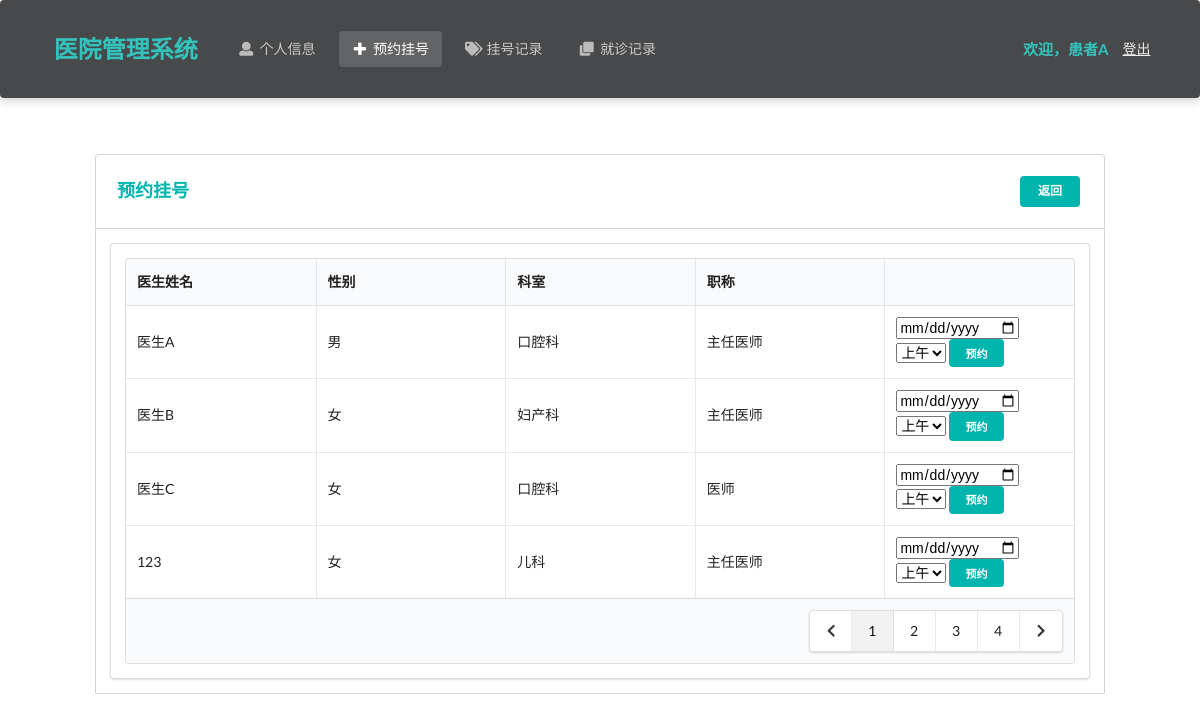
The app's page /patient/makeAppointment (signed in) with its own data.
### Hospital/models.py (models this page shows, shortened)
class Patient(models.Model):
    name = models.CharField(max_length=10)  # 姓名
    password = models.CharField(max_length=32)  # 密码
    gender = models.CharField(max_length=32, choices=gender_choices)  # 性别
    identity_card_no = models.CharField(max_length=32, unique=True)  # 身份证号
    medical_insurance = models.BooleanField()  # 是否有医保
    telephone_no = models.CharField(max_length=32)  # 电话号码
    birth_date = models.DateField()  # 出生日期
    create_time = models.DateTimeField(auto_now_add=True)  # 注册时间

class Doctor(models.Model):
    department_choices = (
        ('Department of Internal Medicine', '内科'),
        ('Department of Surgery', '外科'),
        ('Department of Pediatrics', '儿科'),
        ('Department of Obstetrics and Gynecology', '妇产科'),
        ('Department of Traditional Chinese Medicine', '中医科'),
        ('Department of Dermatology', '皮肤科'),
        ('Department of Oral Medicine', '口腔科')
    )
    title_choices = (
        ('director physician', '主任医师'),
        ('assistant director physician', '副主任医师'),
        ('physician', '医师')
    )
    name = models.CharField(max_length=10)  # 姓名
    password = models.CharField(max_length=32)  # 密码
    gender = models.CharField(max_length=32, choices=gender_choices)  # 性别
    identity_card_no = models.CharField(max_length=32, unique=True)  # 身份证号
    department = models.CharField(max_length=64, choices=department_choices)  # 科室
    title = models.CharField(max_length=64, choices=title_choices)  # 职称
    description = models.TextField(max_length=500, default='暂无简介')  # 简介
    create_time = models.DateTimeField(auto_now_add=True)  # 注册时间

### Hospital/patientViews.py (the view, shortened to what this page needs)
# urls.py: path('patient/makeAppointment', patientViews.makeAppointment),
def makeAppointment(request):
    records = models.Doctor.objects.all()
    patient = models.Patient.objects.get(identity_card_no=request.session['identity_card_no'])
    return render(request, 'patient/makeAppointment.html', locals())

### Hospital/templates/patient/makeAppointment.html (shortened to what this page needs)
<!DOCTYPE html>
<html lang="ch">
<head>
    <link rel="stylesheet" href="https://cdn.jsdelivr.net/semantic-ui/2.2.4/semantic.min.css">
    <link rel="stylesheet" href="../../static/Hospital/css/me.css">
</head>
<body>
    <nav class="ui inverted  segment m-padded-tb-large m-shadow-small m-opacity-mini">
        <div class="ui container">
            <div class="ui inverted secondary stackable menu">
                <h2 class="ui teal header item">医院管理系统</h2>
                <a href="/patient/info" class="m-item item"><i class="user icon"></i>个人信息</a>
                <a href="/patient/makeAppointment" class="active m-item item"><i class="plus icon"></i>预约挂号</a>
                <a href="/patient/appointment" class="m-item item"><i class="tags icon"></i>挂号记录</a>
                <a href="/patient/diagnosis" class="m-item item"><i class="clone icon"></i>就诊记录</a>
                <div class="right m-item item">
                    <h4 class="ui teal header item">欢迎，{{ patient.name }}</h4>
                    <a href="/patient/logout/" class="text-success "><ins>登出</ins></a>
                </div>
            </div>
        </div>
    </nav>
    <div class="m-container m-padded-tb-big">
        <div class="container">
            <div class="ui top attached rounded padded segment">
                <div class="ui middle aligned two column grid">
                    <div class="column">
                        <h3 class="ui teal header">预约挂号</h3>
                    </div>
                    <div class="basic right aligned column">
                        <a href="/patient/info/" class="ui teal tiny centered button">返回</a>
                    </div>
                </div>
            </div>
            <div class="ui attached segment">
                <div class="ui segment ">
                    <table class="ui celled six column table">
                        <thead>
                            <tr>
                                <th>医生姓名</th>
                                <th>性别</th>
                                <th>科室</th>
                                <th>职称</th>
                                <th></th>
                            </tr>
                        </thead>
                        <tbody>
                            {% for rec in records%}
                            <tr>
                                <td>{{ rec.name }}</td>
                                <td>{{ rec.get_gender_display }}</td>
                                <td>{{ rec.get_department_display }}</td>
                                <td>{{ rec.get_title_display }}</td>
                                <td><form action="" method="post">
                                <input type="date" name="appointment_date">
                                    <select name="appointment_time" >
                                    <option value="Morning">上午</option>
                                    </select>
                                    <button type="submit" class="ui teal mini centered button" value="预约">预约</button>
                                    </form>
                                </td>
                            </tr>
                        {% endfor %}
                        </tbody>
                      <tfoot>
                        <tr><th colspan="5">
                          <div class="ui right floated pagination menu">
                            <a class="icon item">
                              <i class="left chevron icon"></i>
                            </a>
                            <a class="item active">1</a>
                            <a class="item">2</a>
                            <a class="item">3</a>
                            <a class="item">4</a>
                            <a class="icon item">
                              <i class="right chevron icon"></i>
                            </a>
                          </div>
                        </th>
                      </tr></tfoot>
                    </table>
                </div>
            </div>
        </div>
            </div>
    <br>
    <br>
    <br>
</body>
</html>

### Hospital/static/Hospital/css/me.css (style rules this page uses)
.m-padded-tb-large { padding-top: 1.3em !important; padding-bottom: 1.3em !important; }
.m-padded-tb-big { padding-top: 3em !important; padding-bottom: 3em !important; }
.m-opacity-mini { opacity: 0.8!important; }
.m-container { max-width: 72em !important; margin: auto !important; }
.m-shadow-small { -webkit-box-shadow: 0 4px 8px rgba(0,0,0,0.2) !important; box-shadow: 0 4px 8px rgba(0,0,0,0.2) !important; }

### records on screen
Patient: name "患者A"
Doctor: name "医生A", gender "男", department "口腔科", title "主任医师"
Doctor: name "医生B", gender "女", department "妇产科", title "主任医师"
Doctor: name "医生C", gender "女", department "口腔科", title "医师"
Doctor: name "123", gender "女", department "儿科", title "主任医师"
